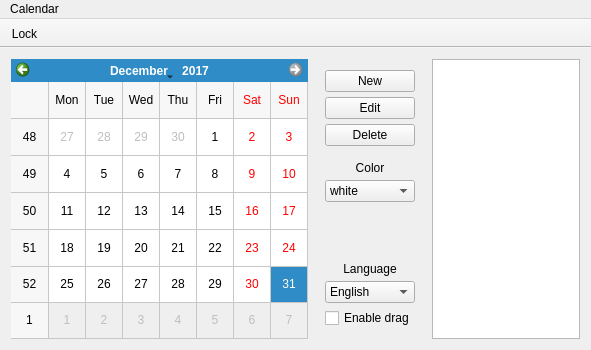
<?xml version="1.0" encoding="UTF-8"?>
<ui version="4.0">
 <class>MainWindow</class>
 <widget class="QMainWindow" name="MainWindow">
  <property name="geometry">
   <rect>
    <x>0</x>
    <y>0</y>
    <width>591</width>
    <height>350</height>
   </rect>
  </property>
  <property name="mouseTracking">
   <bool>true</bool>
  </property>
  <property name="acceptDrops">
   <bool>true</bool>
  </property>
  <property name="windowTitle">
   <string>Calendar</string>
  </property>
  <property name="styleSheet">
   <string notr="true">font-family: Arial, &quot;微软雅黑&quot;;</string>
  </property>
  <widget class="QWidget" name="centralWidget">
   <property name="mouseTracking">
    <bool>true</bool>
   </property>
   <layout class="QGridLayout" name="gridLayout" columnstretch="4,1,2">
    <item row="0" column="0">
     <widget class="MyCalendar" name="calendar">
      <property name="mouseTracking">
       <bool>true</bool>
      </property>
      <property name="acceptDrops">
       <bool>true</bool>
      </property>
      <property name="minimumDate">
       <date>
        <year>2000</year>
        <month>1</month>
        <day>1</day>
       </date>
      </property>
      <property name="maximumDate">
       <date>
        <year>2017</year>
        <month>12</month>
        <day>31</day>
       </date>
      </property>
      <property name="gridVisible">
       <bool>true</bool>
      </property>
     </widget>
    </item>
    <item row="0" column="2">
     <widget class="QListWidget" name="listWidget">
      <property name="mouseTracking">
       <bool>true</bool>
      </property>
     </widget>
    </item>
    <item row="0" column="1">
     <widget class="QFrame" name="Frame">
      <property name="sizePolicy">
       <sizepolicy hsizetype="Minimum" vsizetype="Preferred">
        <horstretch>0</horstretch>
        <verstretch>0</verstretch>
       </sizepolicy>
      </property>
      <layout class="QVBoxLayout" name="verticalLayout">
       <property name="spacing">
        <number>5</number>
       </property>
       <item>
        <widget class="QPushButton" name="newButton">
         <property name="text">
          <string>New</string>
         </property>
        </widget>
       </item>
       <item>
        <widget class="QPushButton" name="editButton">
         <property name="text">
          <string>Edit</string>
         </property>
        </widget>
       </item>
       <item>
        <widget class="QPushButton" name="deleteButton">
         <property name="text">
          <string>Delete</string>
         </property>
        </widget>
       </item>
       <item>
        <spacer name="verticalSpacer">
         <property name="orientation">
          <enum>Qt::Vertical</enum>
         </property>
         <property name="sizeType">
          <enum>QSizePolicy::Fixed</enum>
         </property>
         <property name="sizeHint" stdset="0">
          <size>
           <width>20</width>
           <height>10</height>
          </size>
         </property>
        </spacer>
       </item>
       <item>
        <widget class="QLabel" name="colorLabel">
         <property name="text">
          <string>&lt;html&gt;&lt;head/&gt;&lt;body&gt;&lt;p align=&quot;center&quot;&gt;Color&lt;/p&gt;&lt;/body&gt;&lt;/html&gt;</string>
         </property>
        </widget>
       </item>
       <item>
        <widget class="QComboBox" name="colorBox">
         <item>
          <property name="text">
           <string>white</string>
          </property>
         </item>
         <item>
          <property name="text">
           <string>red</string>
          </property>
         </item>
         <item>
          <property name="text">
           <string>yellow</string>
          </property>
         </item>
         <item>
          <property name="text">
           <string>green</string>
          </property>
         </item>
         <item>
          <property name="text">
           <string>cyan</string>
          </property>
         </item>
         <item>
          <property name="text">
           <string>blue</string>
          </property>
         </item>
         <item>
          <property name="text">
           <string>purple</string>
          </property>
         </item>
        </widget>
       </item>
       <item>
        <spacer name="verticalSpacer_3">
         <property name="orientation">
          <enum>Qt::Vertical</enum>
         </property>
         <property name="sizeHint" stdset="0">
          <size>
           <width>20</width>
           <height>40</height>
          </size>
         </property>
        </spacer>
       </item>
       <item>
        <widget class="QLabel" name="label">
         <property name="text">
          <string>&lt;html&gt;&lt;head/&gt;&lt;body&gt;&lt;p align=&quot;center&quot;&gt;Language&lt;/p&gt;&lt;/body&gt;&lt;/html&gt;</string>
         </property>
        </widget>
       </item>
       <item>
        <widget class="QComboBox" name="languageBox">
         <property name="whatsThis">
          <string notr="true"/>
         </property>
         <item>
          <property name="text">
           <string>English</string>
          </property>
         </item>
         <item>
          <property name="text">
           <string>中文</string>
          </property>
         </item>
        </widget>
       </item>
       <item>
        <widget class="QCheckBox" name="checkBox">
         <property name="sizePolicy">
          <sizepolicy hsizetype="Minimum" vsizetype="Fixed">
           <horstretch>0</horstretch>
           <verstretch>0</verstretch>
          </sizepolicy>
         </property>
         <property name="text">
          <string>Enable drag</string>
         </property>
        </widget>
       </item>
      </layout>
     </widget>
    </item>
   </layout>
  </widget>
  <widget class="QMenuBar" name="menuBar">
   <property name="geometry">
    <rect>
     <x>0</x>
     <y>0</y>
     <width>591</width>
     <height>20</height>
    </rect>
   </property>
   <widget class="QMenu" name="menuCalendar">
    <property name="title">
     <string>Calendar</string>
    </property>
    <addaction name="actionSave"/>
    <addaction name="actionImport_XML"/>
    <addaction name="actionExport_XML"/>
   </widget>
   <addaction name="menuCalendar"/>
  </widget>
  <widget class="QToolBar" name="toolBar">
   <property name="mouseTracking">
    <bool>true</bool>
   </property>
   <property name="windowTitle">
    <string>toolBar</string>
   </property>
   <property name="movable">
    <bool>false</bool>
   </property>
   <property name="floatable">
    <bool>false</bool>
   </property>
   <attribute name="toolBarArea">
    <enum>TopToolBarArea</enum>
   </attribute>
   <attribute name="toolBarBreak">
    <bool>false</bool>
   </attribute>
   <addaction name="actionLock"/>
  </widget>
  <action name="actionSave">
   <property name="text">
    <string>Save</string>
   </property>
  </action>
  <action name="actionImport_XML">
   <property name="text">
    <string>Import XML</string>
   </property>
  </action>
  <action name="actionExport_XML">
   <property name="text">
    <string>Export XML</string>
   </property>
  </action>
  <action name="actionLock">
   <property name="checkable">
    <bool>false</bool>
   </property>
   <property name="text">
    <string>Lock</string>
   </property>
   <property name="toolTip">
    <string>Press to lock</string>
   </property>
   <property name="shortcut">
    <string>Ctrl+L</string>
   </property>
  </action>
 </widget>
 <layoutdefault spacing="6" margin="11"/>
 <customwidgets>
  <customwidget>
   <class>MyCalendar</class>
   <extends>QCalendarWidget</extends>
   <header>mycalendar.h</header>
  </customwidget>
 </customwidgets>
 <resources/>
 <connections/>
</ui>
